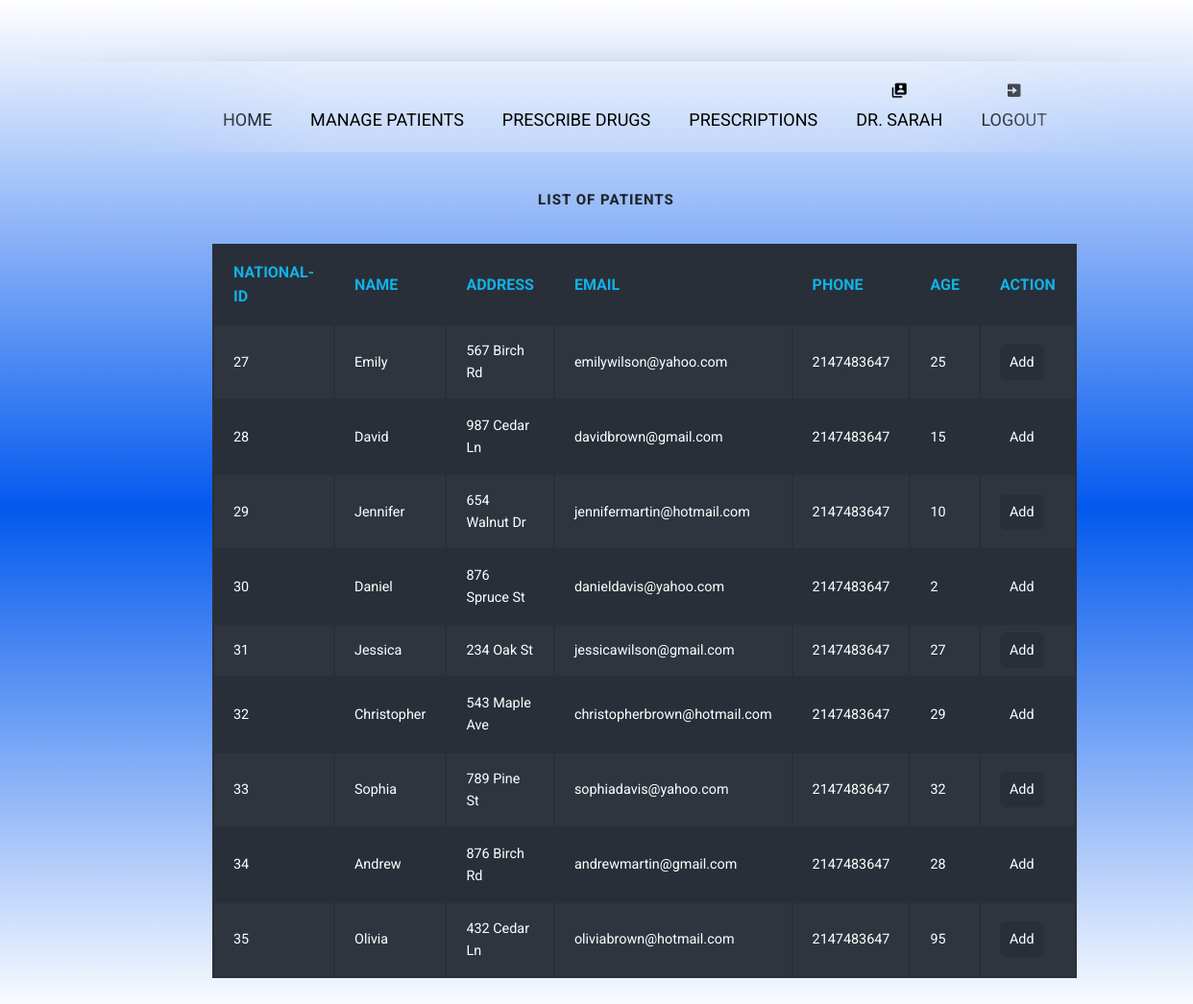
Page /doctor/patientList.php (signed in) on the committed database.
### tables this page shows
CREATE TABLE `doctor_patient` (
  `id` INT(10) NOT NULL AUTO_INCREMENT,
  `doc_hos_id` INT(10) NOT NULL,
  `patient_nat_id` INT(10) NOT NULL,
  PRIMARY KEY (`id`),
  FOREIGN KEY (`doc_hos_id`) REFERENCES tbldoctor (`doc_hos_id`),
  FOREIGN KEY (`patient_nat_id`) REFERENCES tblpatient (`patient_nat_id`)
);

CREATE TABLE IF NOT EXISTS `tblpatient` (
  `patient_nat_id` INT(10) NOT NULL,
  `patient_name` VARCHAR(20) NOT NULL,
  `patient_address` VARCHAR(50) NOT NULL,
  `patient_email` VARCHAR(50) NOT NULL,
  `patient_phone` VARCHAR(20) NOT NULL,
  `patient_age` INT(3) NOT NULL,
  `patient_password` VARCHAR(50) NOT NULL,
  PRIMARY KEY (`patient_nat_id`)
);

### doctor/patientList.php (the view, shortened to what this page needs)
<?php
$username = $_SESSION["userid"];
$ID = $_SESSION["user"]["doc_hos_id"];
?>
<!DOCTYPE html>
<html lang="en">
<head>
    <link href='https://unpkg.com/boxicons@2.1.4/css/boxicons.min.css' rel='stylesheet'>
    <link rel="stylesheet" href="doctor.css">
</head>
<body class="DoctorView">
<nav>
  <ul>
    <li><a href="#">Home</a></li>
    <li><a href="doctor.php#Patients">Manage Patients</a></li>
    <li><a href="doctor.php#Drugs">Prescribe Drugs</a></li>
    <li><a href="doctor.php#Prescriptions">Prescriptions</a></li>
    <li><a href="#"><i class='bx bxs-user-account'></i><br><?php echo $username?> </a></li>
    <li><a href="../logout.php"><i class='bx bxs-exit'></i><br>Logout</a></li>
  </ul>
</nav>
    <div class="container my-5">
        <div class="table-1">
        <h2>List of Patients</h2>
        <br>
        <table>
            <tbody>
              <tr>
                <th>National-ID</th>
                <th>Name</th>
                <th>Address</th>
                <th>Email</th>
                <th>Phone</th>
                <th>Age</th>
                <th>Action</th>
              </tr>
              <?php
      require_once("connect.php");
      $result = $conn->query("
      SELECT * FROM tblpatient p
      INNER JOIN doctor_patient dp ON p.patient_nat_id = dp.patient_nat_id
      WHERE dp.doc_hos_id != '$ID';");
      if ($result->num_rows > 0) {
        while ($row = $result->fetch_assoc()) {
          echo "<tr>";
          echo "<td data-th=\"National-ID\">" . $row["patient_nat_id"]. "</td>";
          echo "<td data-th=\"Name\">" . $row["patient_name"] . "</td>";
          echo "<td data-th=\"Address\">" .$row["patient_address"] . "</td>";
          echo "<td data-th=\"Email\">" . $row["patient_email"] . "</td>";
          echo "<td data-th=\"Phone\">" . $row["patient_phone"] . "</td>";
          echo "<td data-th=\"Age\">" . $row["patient_age"] . "</td>";
          echo "<td>";
          echo    "<a class='btn btn-primary btn-sm' href='doctorAddPatient.php?id=" . $row["patient_nat_id"] . "'>Add</a>";
          echo "</td>";
          echo "</tr>";
        }
      }
      ?>
         </tbody>
    </table>
    </div>
</body>
</html>

### doctor/doctor.css (style rules this page uses)
html { font-size: 62.5%; }
body { font-family: 'Roboto', 'Helvetica Neue', Helvetica, Arial, sans-serif; font-size: 1.6rem; line-height: 1.6; color: #20262e; background: linear-gradient(rgba(255, 255, 255,0.1) ,rgba(3, 89, 238, 1),rgba(255, 255, 255,0.1)) no-repeat; }
.container { max-width: 800px; margin: 40px auto; padding: 0 5%; }
h2 { text-align: center; font-size: 1.5rem; font-weight: 800; text-transform: uppercase; line-height: 1.375; margin: 10px 0; letter-spacing: 1px }
table { width: 100%; min-width: 300px; margin-bottom: 2.4rem; background-color: #292f38; color: #fff; overflow: hidden; }
table tr:nth-child(even) { background-color: rgb(46, 53, 62); }
table th, table td:before { color: #11b2e8; text-transform: uppercase; width: 100%; }
table th { display: none; }
table th, table td { margin: .5rem 2rem; text-align: left; }
table td { display: block; font-size: 90%; }
table td:first-child { padding-top: 1rem; }
table td:last-child { padding-bottom: 1rem; }
table td:before { content: attr(data-th) ':\00a0'; font-weight: bold; min-width: 8rem; display: inline-block; }
@media (min-width: 600px) { table td:before { display: none; } }
@media (min-width: 600px) { table th, table td { display: table-cell; } }
@media (min-width: 600px) { table th, table td, table td:first-child, table td:last-child { padding: 1.5rem 2rem; } }
nav { width: 100%; mask-image: linear-gradient(90deg, rgba(255, 255, 255, 0) 0%, #ffffff 25%, #ffffff 75%, rgba(255, 255, 255, 0) 100%); margin: 0 ; padding: 40px 20px 0; position: relative; }
nav ul { text-align: center; background: linear-gradient(90deg, rgba(255, 255, 255, 0) 0%, rgba(255, 255, 255, 0.2) 25%, rgba(255, 255, 255, 0.2) 75%, rgba(255, 255, 255, 0) 100%); box-shadow: 0 0 25px rgba(0, 0, 0, 0.1), inset 0 0 1px rgba(255, 255, 255, 0.6); }
nav ul li { display: inline-block; }
nav ul li a { padding: 18px; font-family: 'Roboto', 'Helvetica Neue', Helvetica, Arial, sans-serif; text-transform: uppercase; color: rgb(0, 0, 0); font-size: 18px; text-decoration: none; display: block; }
.btn-primary { background-color: #292f38; padding: 10px; margin-bottom: 20px; border-radius: 7px; text-decoration: none; color: white; transition: all .5s ease; }
h2, span, .custom-checkbox { margin-left: 20px; }

### rows in the picture
doctor_patient: patient_nat "27", patient_nat.patient_name "Emily", patient_nat.patient_address "567 Birch Rd", patient_nat.patient_email "emilywilson@yahoo.com", patient_nat.patient_phone "2147483647", patient_nat.patient_age "25"
doctor_patient: patient_nat "28", patient_nat.patient_name "David", patient_nat.patient_address "987 Cedar Ln", patient_nat.patient_email "davidbrown@gmail.com", patient_nat.patient_phone "2147483647", patient_nat.patient_age "15"
doctor_patient: patient_nat "29", patient_nat.patient_name "Jennifer", patient_nat.patient_address "654 Walnut Dr", patient_nat.patient_email "jennifermartin@hotmail.com", patient_nat.patient_phone "2147483647", patient_nat.patient_age "10"
doctor_patient: patient_nat "30", patient_nat.patient_name "Daniel", patient_nat.patient_address "876 Spruce St", patient_nat.patient_email "danieldavis@yahoo.com", patient_nat.patient_phone "2147483647", patient_nat.patient_age "2"
doctor_patient: patient_nat "31", patient_nat.patient_name "Jessica", patient_nat.patient_address "234 Oak St", patient_nat.patient_email "jessicawilson@gmail.com", patient_nat.patient_phone "2147483647", patient_nat.patient_age "27"
doctor_patient: patient_nat "32", patient_nat.patient_name "Christopher", patient_nat.patient_address "543 Maple Ave", patient_nat.patient_email "christopherbrown@hotmail.com", patient_nat.patient_phone "2147483647", patient_nat.patient_age "29"
doctor_patient: patient_nat "33", patient_nat.patient_name "Sophia", patient_nat.patient_address "789 Pine St", patient_nat.patient_email "sophiadavis@yahoo.com", patient_nat.patient_phone "2147483647", patient_nat.patient_age "32"
doctor_patient: patient_nat "34", patient_nat.patient_name "Andrew", patient_nat.patient_address "876 Birch Rd", patient_nat.patient_email "andrewmartin@gmail.com", patient_nat.patient_phone "2147483647", patient_nat.patient_age "28"
doctor_patient: patient_nat "35", patient_nat.patient_name "Olivia", patient_nat.patient_address "432 Cedar Ln", patient_nat.patient_email "oliviabrown@hotmail.com", patient_nat.patient_phone "2147483647", patient_nat.patient_age "95"

### other values in the picture
$username "DR. SARAH"
